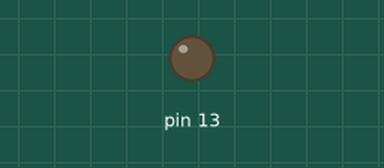
A sketch run on a simulated Arduino Uno, built with avr-gcc and run on an emulated ATmega328P. On the bench: output pins drawn as LEDs (lit = HIGH).

Above: at 5.0 s.
At 15.0 s:
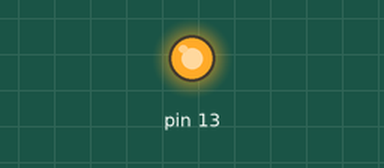
Timing chart, 0 to 26.0 s (numbered marks = the images above):
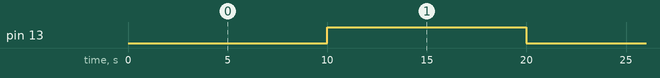

The sketch:

step1.ino
```cpp
long dernierTemps = 0;
long periode = 10000;
int etatLED = LOW;
void setup() {
  pinMode(13, OUTPUT);
}
void loop() {
  unsigned long maintenant = millis();

  if(maintenant - dernierTemps > periode) {
    dernierTemps = maintenant;
    if (etatLED == LOW)
      etatLED = HIGH;
    else
      etatLED = LOW;
    digitalWrite(13, etatLED);
  }
}
```

Measured:
- by itself, pin 13: alternates HIGH for 10.0 s and LOW for 10.0 s
